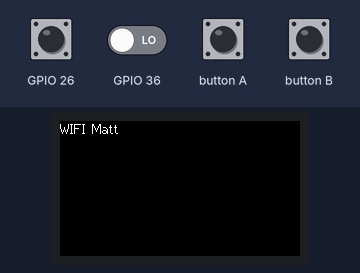
Simulated run of this sketch. Board: ESP32. Shown: 240×135 colour display. The inputs (shaded band) are chosen by the test bench; at power-on: GPIO 26 HIGH, GPIO 36 LOW. WiFi joins after 1.5 s; servers stay silent unless stated; the local clock reads 2024-03-15 10:24:30 at power-on unless the sketch sets it; no MQTT or app messages arrive unless stated; what the sketch prints to the serial monitor is not drawn.

Above: at 0.19 s.
At 0.8 s:
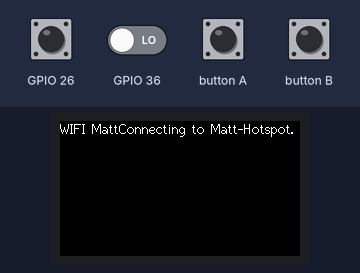
At 1.8 s:
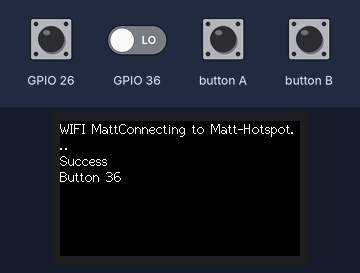

The sketch:

m5Wifi.ino
```cpp
#include "M5StickCPlus.h"
#include <WiFi.h>
#include <PubSubClient.h>
#include <time.h>

// WiFi setup
WiFiClient espClient;
PubSubClient client(espClient);
const char* ssid = "Matt-Hotspot";
const char* password = "serenity";
const char* user = "User2";

//  device global variables
// unsigned long receivedTime = 0;
// unsigned long pressedTime = 0;
// unsigned long duration = 0;
unsigned long timerDelay = 100;
bool button_pressed = false;
bool deviceConnected = false;
// bool questionStarted = false;     // state if question started

// MQTT broker credentials
const char* mqtt_server = "192.168.83.187";
const int mqtt_port = 1883;

// MQTT topic to publish and subscribe to
const char* topic = "test";

//  function headers
void setupWifi();
void callback(char* topic, byte* payload, unsigned int length);
void connect();
unsigned long getCurrentTimestamp();


void setup()
{
  // serial logging setup
  Serial.begin(115200);

  //  led display setup
  M5.begin();
  M5.Lcd.setRotation(3);
  M5.Lcd.fillScreen(BLACK);
  M5.Lcd.setCursor(0, 0, 2);
  M5.Lcd.printf("WIFI Matt", 0);

  // wifi setup
  setupWifi();

  //  button declarations for the wireless button
  pinMode(0, INPUT);
  pinMode(26, INPUT);
  pinMode(36, INPUT);

  digitalWrite(26, HIGH);
  digitalWrite(36, HIGH);
  digitalWrite(0, HIGH);


  //  mqtt setup
  client.setServer(mqtt_server, 1883);
  client.setCallback(callback);  // no need callback for now
  connect();
  configTime(0, 0, "pool.ntp.org");
}

void buttonPressCallback() {
  button_pressed = true;
}

void loop()
{
  client.loop();
  M5.update();
  if(client.connected())
  {
      if (digitalRead(26) == LOW)
      {
        if (!button_pressed)
        {
          button_pressed = true;
          // questionStarted = false;

        unsigned long currentTime = getCurrentTimestamp();
        // pressedTime = millis();
        // duration = pressedTime - receivedTime;
        Serial.print("Duration before pressing "+String(currentTime)="\n");
        String answer = (String(user)+"#0#"+ String(currentTime));

          client.publish(topic, answer.c_str(), true);
          M5.Lcd.printf("Button 26", 0);

        }
    }
    else if (digitalRead(36) == LOW)
    {
      if (!button_pressed)
      {
        button_pressed = true;
        // questionStarted = false;

        unsigned long currentTime = getCurrentTimestamp();
        // pressedTime = millis();
        // duration = pressedTime - receivedTime;
        Serial.print("Duration before pressing "+String(currentTime)="\n");
        String answer = (String(user)+"#1#"+ String(currentTime));

        client.publish(topic, answer.c_str(), true);
        M5.Lcd.printf("Button 36", 0);
      }
    }
    else if (digitalRead(0) == LOW)
    {
      if (!button_pressed)
      {
        button_pressed = true;
        // questionStarted = false;

        unsigned long currentTime = getCurrentTimestamp();
        // pressedTime = millis();
        // duration = pressedTime - receivedTime;
        Serial.print("Duration before pressing "+String(currentTime)="\n");
        String answer = (String(user)+"#2#"+ String(currentTime));

        client.publish(topic, answer.c_str(),true);
        M5.Lcd.printf("Button 0", 0);
      }
    }
    if (digitalRead(26) == HIGH && digitalRead(36) == HIGH && digitalRead(0) == HIGH) {
      button_pressed = false;
    }
  }
  M5.update();
}


//  setup wifi
void setupWifi()
{
  delay(10);
  M5.Lcd.printf("Connecting to %s", ssid);
  WiFi.mode(WIFI_STA);     // Set the mode to WiFi station mode.
  WiFi.begin(ssid, password);  // Start Wifi connection.

  //  connection checks
  while (WiFi.status() != WL_CONNECTED)
  {
    delay(500);
    M5.Lcd.print(".");
  }
  M5.Lcd.printf("\nSuccess\n");
  Serial.println("Wifi Connected...");
}

//  leave empty for now
void callback(char* topic, byte* payload, unsigned int length)
{
  // serial logging
  // Serial.print("Message received on topic: ");
  // Serial.println(topic);
  // String message = "";
  // reading out message
  // for (int i = 0; i < length; i++) {
  //   message += (char)payload[i];
  // }
  // if (strstr(message.c_str(), "Question"))
  // {
  //   Serial.println("Question has started");
  //   questionStarted = true;
  //   receivedTime = millis();
  // }
}


unsigned long getCurrentTimestamp() {
  struct timeval now;
  gettimeofday(&now, NULL);
  unsigned long milliseconds = (now.tv_sec * 1000) + (now.tv_usec / 1000);
  return milliseconds;
}

//  connect to mqtt
void connect()
{
  while(!client.connected())
  {
    Serial.println("Connecting to MQTT broker...\n");
    if (client.connect(""))
    {
      Serial.println("Connected to MQTT broker");
      client.publish(topic,"M5 stick connected, testing publish",true);
      client.subscribe(topic,1);
    } else {
      Serial.print("Failed with state ");
      Serial.print(client.state());
      delay(2000);
    }
  }
}
```
